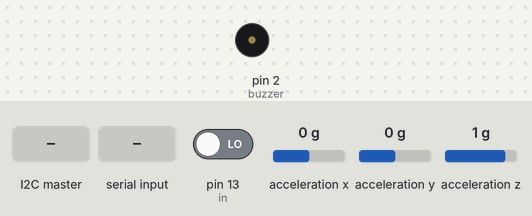
A sketch run on a simulated Arduino Uno, built with avr-gcc and run on an emulated ATmega328P. Shown: buzzer (waves = sounding). The test bench sets the inputs (shaded band); at power-on: pin 13 (in) LOW, acceleration x 0 g, acceleration y 0 g, acceleration z 1 g. What the sketch prints to the serial monitor is not drawn.

Above: at 3.2 s.
3.3 s: the I2C master sends the byte 1
At 3.7 s:
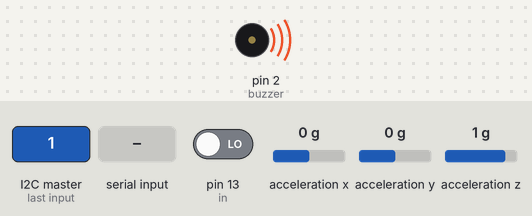
4.8 s: the I2C master sends the byte 0
6.3 s: the I2C master sends the byte 2
7.8 s: the I2C master sends the byte 90
9.3 s: the I2C master sends the byte 200
10.8 s: "1" received over Serial
Timing chart, 0 to 13.8 s (numbered marks = the images above; inputs shaded):
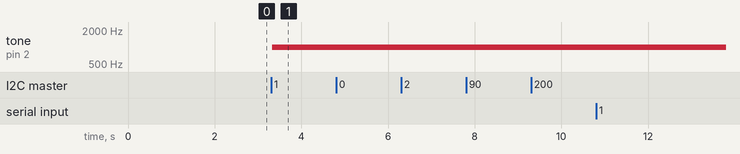

Measured:
- after the input at 3.3 s, tone on pin 2 (buzzer): silent → 1000 Hz at once
- after the input at 4.8 s, every drawn part: stays the same
- after the input at 6.3 s, every drawn part: stays the same
- after the input at 7.8 s, every drawn part: stays the same
- after the input at 9.3 s, every drawn part: stays the same
- after the input at 10.8 s, every drawn part: stays the same

The sketch:

box-node.ino
```cpp
#include <Wire.h>
#include <Adafruit_Sensor.h>
#include <Adafruit_MMA8451.h>

#define DT 100
#define ADDR 0x06

Adafruit_MMA8451 mma = Adafruit_MMA8451();

const int buzzer = 2;
const int in = 13;

bool buzzing = false;
int opened = 0;
int accel = 0;

void recv(int /*unused*/){
  byte r = Wire.read();
  if(r==1){
    buzzing = true;
    Serial.println("BUZZING");
  }else if (r==254){
    buzzing = false;
  }
  Serial.write(r);
}

void setup(void){
  Serial.begin(115200);
  delay(2000);
  Serial.println();
  Serial.println("- Starting box node. ");

  Wire.begin(ADDR);
  Wire.onReceive(recv);

  if(!mma.begin()){
    Serial.println("- Accelerometer not found. ");
    while(1);
  }

  Serial.println("- Accelerometer found.");

  mma.setRange(MMA8451_RANGE_2_G);

  Serial.print("- Range = ");
  Serial.print(2 << mma.getRange());
  Serial.println("G");

  pinMode(in, INPUT);
  pinMode(buzzer, OUTPUT);

  Serial.print("- I2C opening on addr: ");
  Serial.println(ADDR);
  Serial.println("- Ready ...");
}

void loop(){
  sensors_event_t e;
  mma.getEvent(&e);

  Serial.print("accel:");
  Serial.println(sqrt(sq(e.acceleration.x) + sq(e.acceleration.y)));

  Serial.print("contact:");
  Serial.println((digitalRead(in)) ? 1 : 0);

  if (Serial.available() > 0) {
   String rec = Serial.readString();
   if(rec == "server/alarm:1") {
    buzzing = true;
   } else if(rec == "server/alarm:0") {
    buzzing = false;
   }
  }

  if(buzzing){
    tone(buzzer, 1000);
  } else {
    noTone(buzzer);
  }

  delay(DT);
}
```
